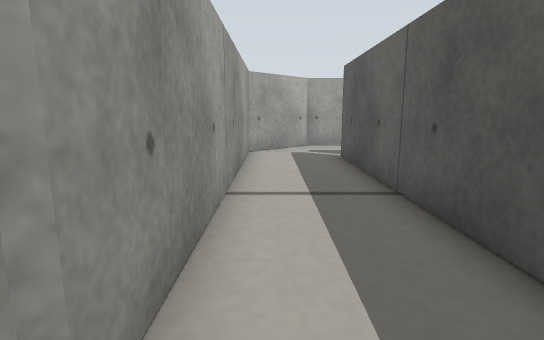
view 1 (above)

24 first-person views from a walk through a world built for the Gazebo simulator. The camera is 0.15 m above the floor, tilts 10° down and sees 80° across. The floor is counted in squares, 0.1 m on a side. Each view is taken from the middle of a square. On the plan, view 1 faces up. The plan holds only what a view shows up to about 15 squares ahead; the rest is blank.

view 2
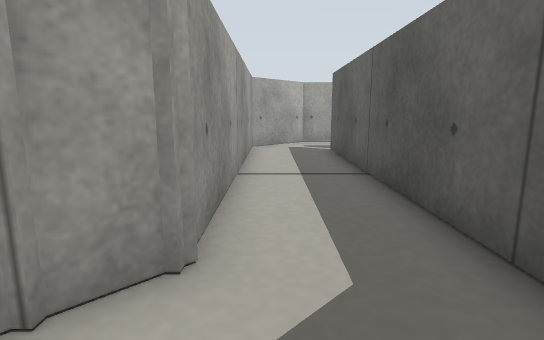

view 3
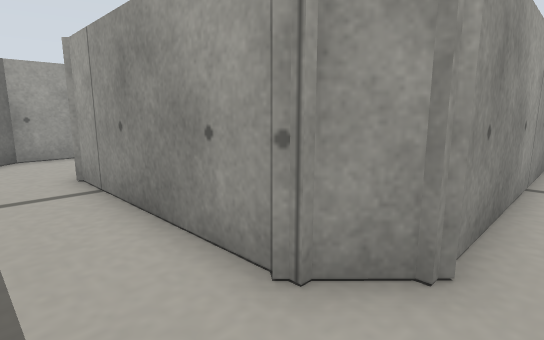

view 4
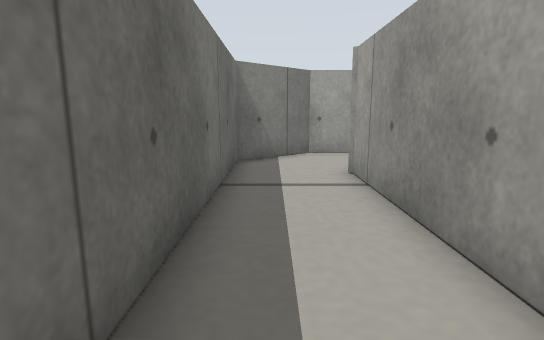

view 5
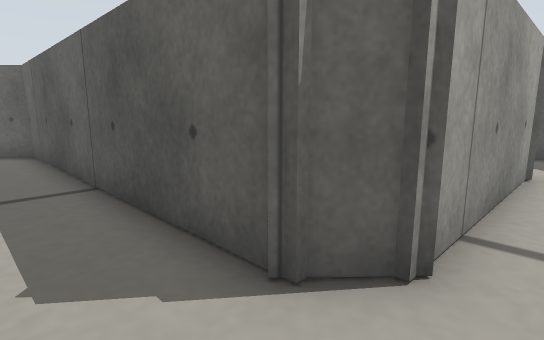

view 6
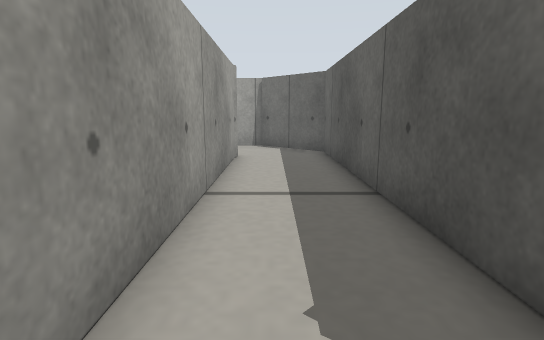

view 7
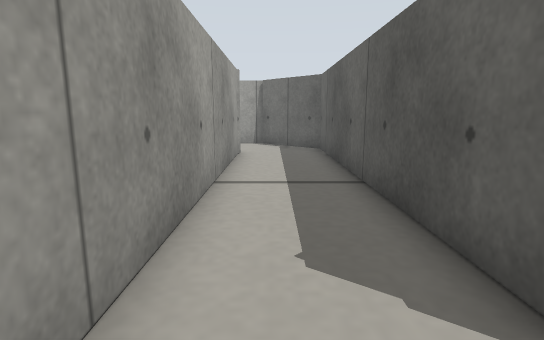

view 8
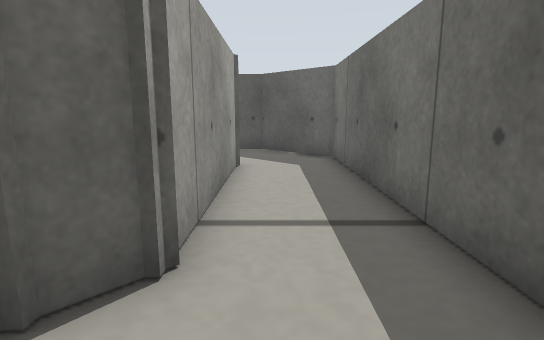

view 9
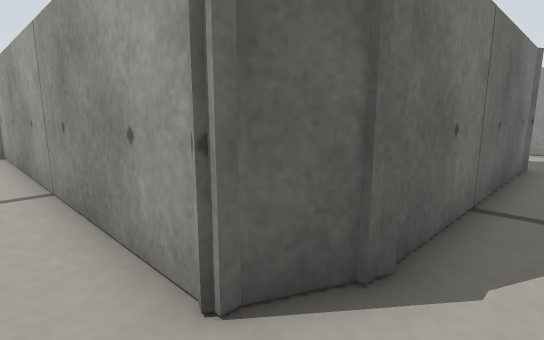

view 10
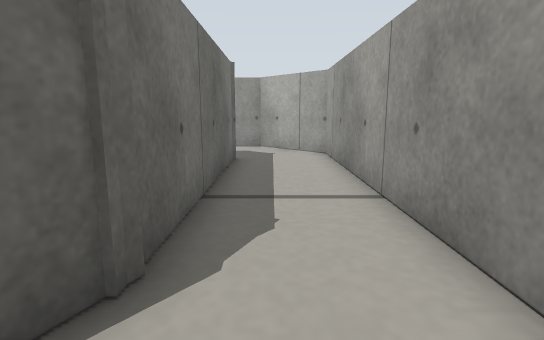

view 11
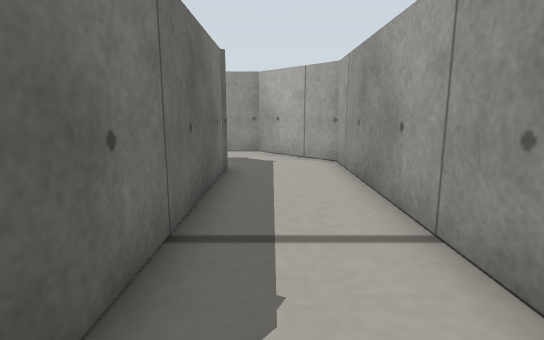

view 12
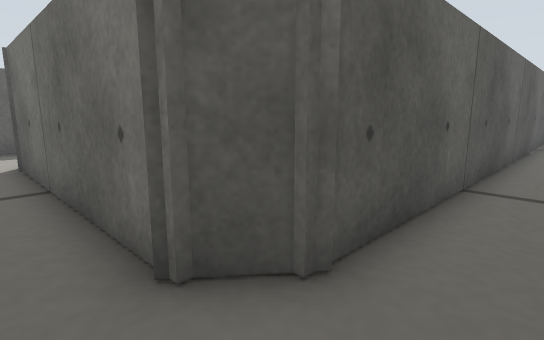

view 13
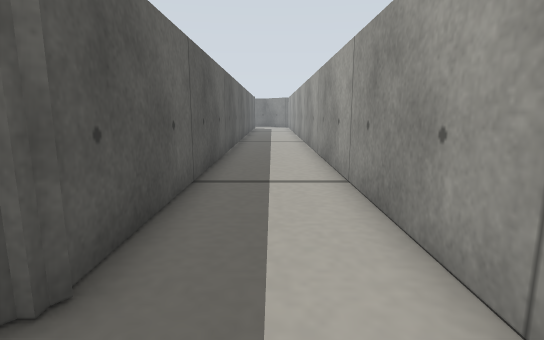

view 14
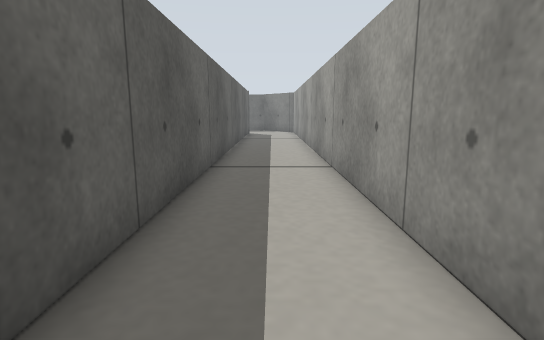

view 15
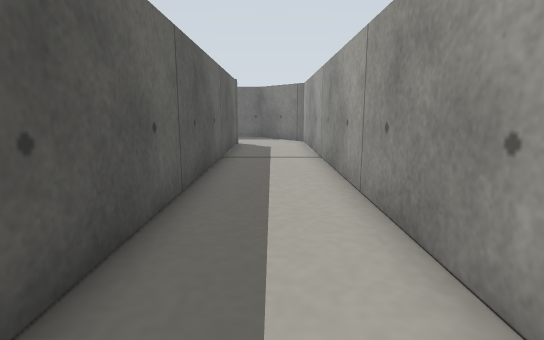

view 16
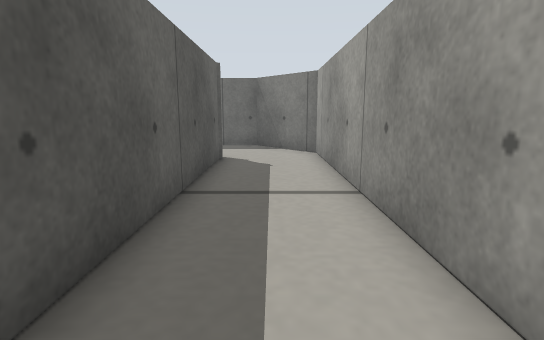

view 17
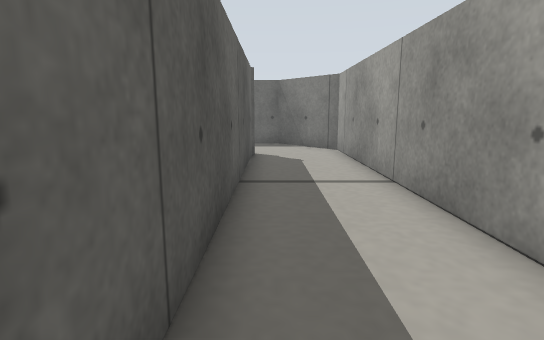

view 18
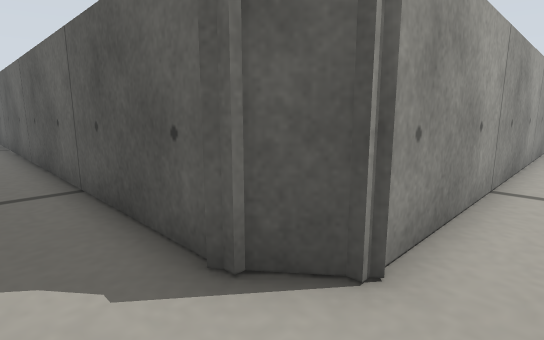

view 19
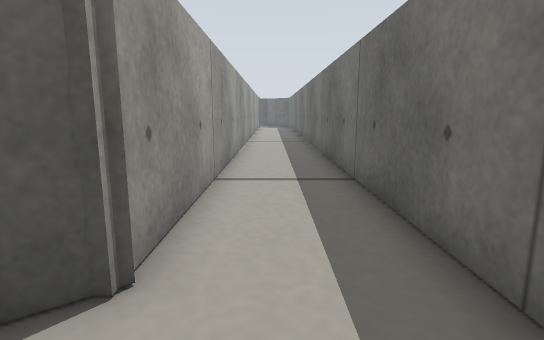

view 20
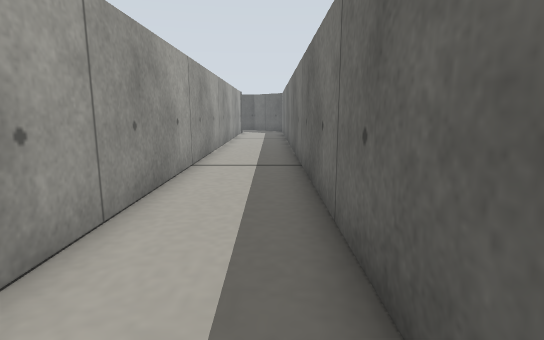

view 21
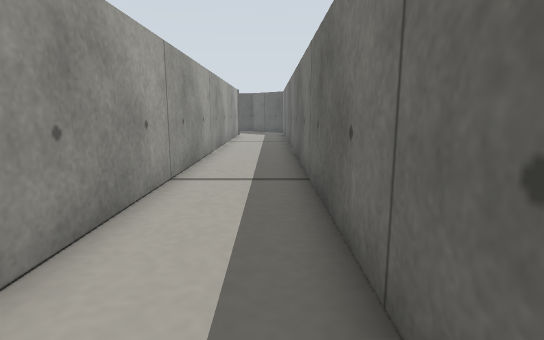

view 22
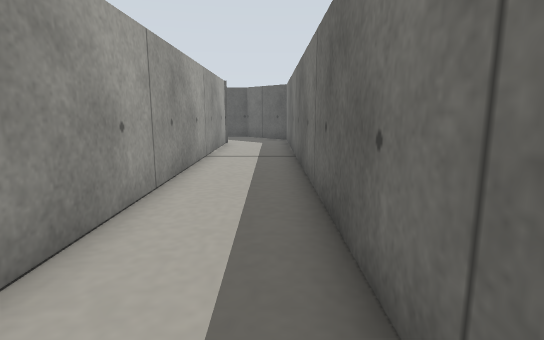

view 23
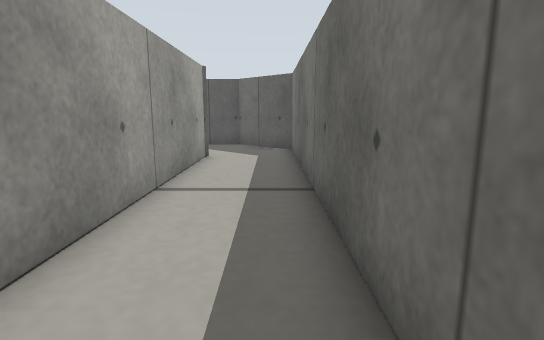

view 24
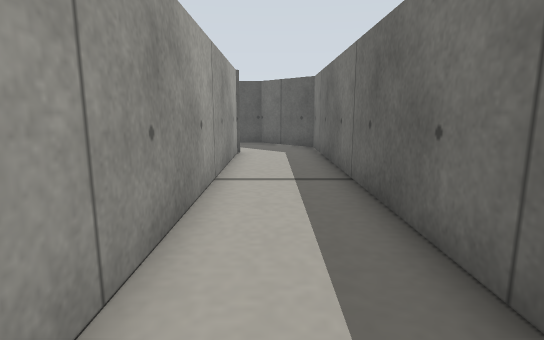

### Floor plan
Points are (right, up) in squares from view 1. A wall is a line through its corners. A room is listed if a view was taken in it or the views show most of it. See-through windows are left out.
Room 1 (views 1, 2, 3, 4, 5, 6, 7, 8, 9, 10, 11, 12, 13, 14, 15, 16, 17, 18, 19, 20, 21, 22, 23, 24)
walls: (-7.9, -0.2) (-9, 0.8) (-9, 12.5) (-11.6, 15) (-23.1, 15) (-25.7, 12.5) (-25.7, -20.3) (-23.3, -22.9) (10.1, -22.8) (12.3, -20.5) (12.3, -19); (-13.9, 11.9) (-12.3, 11.1) (-12.3, -0.6) (-10, -3.1) (0, -3.1) (2.4, -0.6) (2.4, 11.3); (3.2, 15) (1.7, 15) (-0.9, 12.5) (-0.9, 1) (-1.8, 0) (-8.4, 0); (-22.3, -18.9) (-22.3, 10.7) (-21.4, 11.7) (-13.4, 11.7); (8.1, -19.7) (-21.4, -19.7) (-22.5, -18.4)

Where each view was taken, in squares from view 1:
view 1: 0 up, 0 right, facing up
view 2: 2 down, 0 right, facing up
view 3: 2 down, 0 right, facing up-left
view 4: 2 down, 0 right, facing left
view 5: 1 down, 11 left, facing up-right
view 6: 0 up, 11 left, facing up
view 7: 1 down, 11 left, facing up
view 8: 1 down, 11 left, facing right
view 9: 13 up, 11 left, facing down-left
view 10: 13 up, 11 left, facing left
view 11: 13 up, 13 left, facing left
view 12: 13 up, 24 left, facing down-right
view 13: 13 up, 24 left, facing down
view 14: 5 up, 24 left, facing down
view 15: 3 down, 24 left, facing down
view 16: 8 down, 24 left, facing down
view 17: 7 down, 23 left, facing down
view 18: 21 down, 24 left, facing up-right
view 19: 21 down, 24 left, facing right
view 20: 22 down, 16 left, facing right
view 21: 22 down, 14 left, facing right
view 22: 22 down, 8 left, facing right
view 23: 22 down, 3 left, facing right
view 24: 21 down, 4 left, facing right
